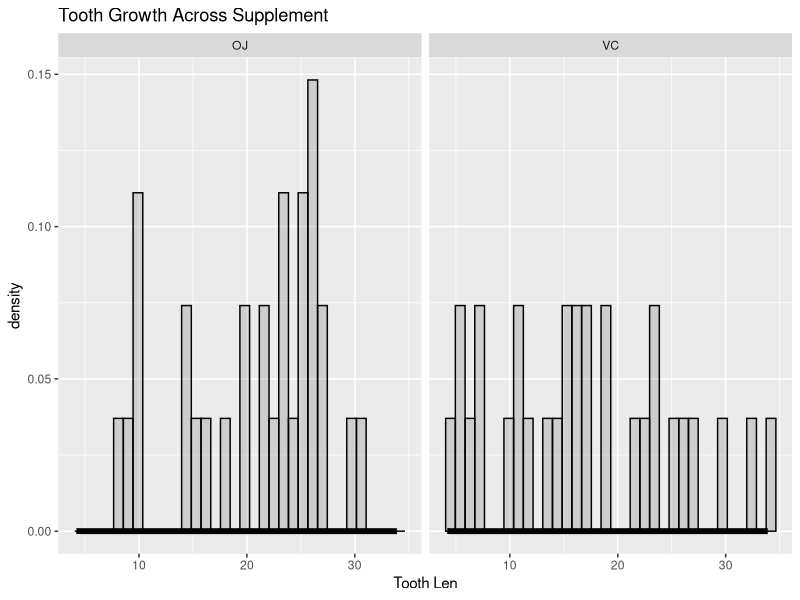
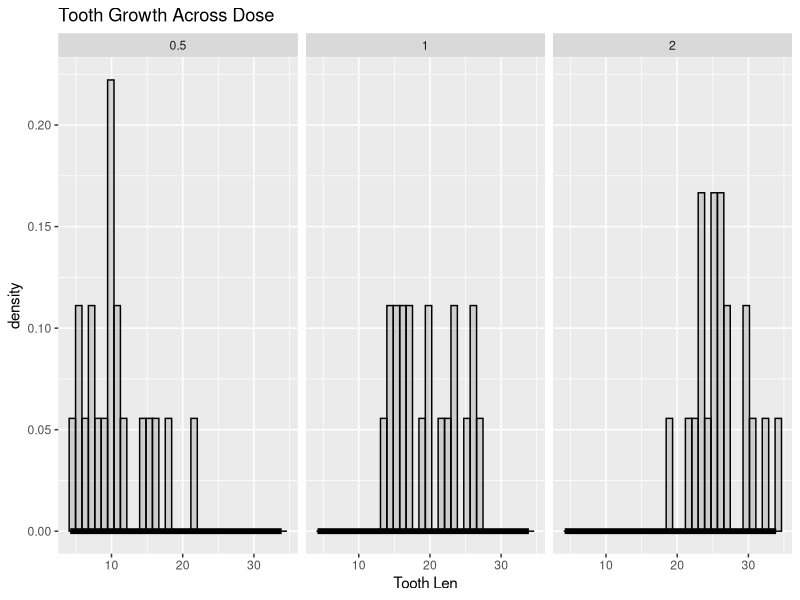
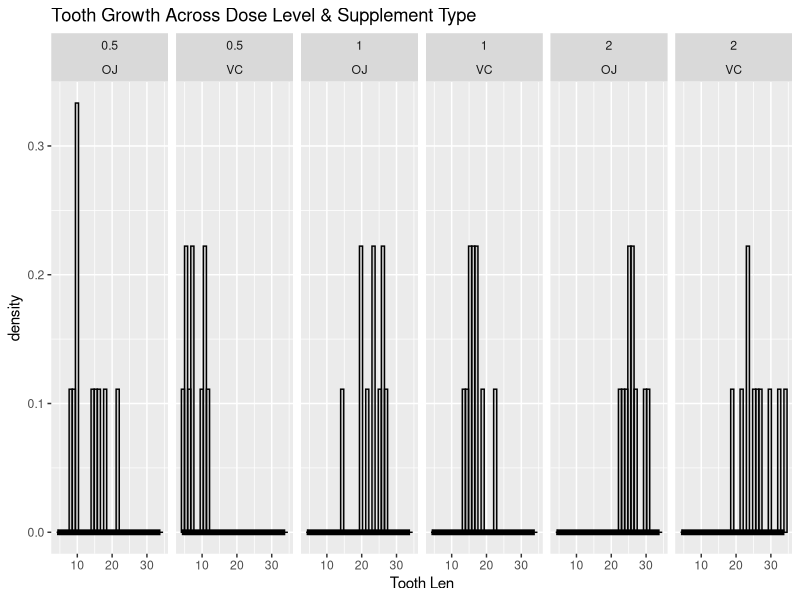

Write R code to recreate these figures, in order.
## ---- chunk 1
data(ToothGrowth)
## ---- chunk 2
summary(ToothGrowth)
## ---- chunk 3
library(ggplot2)
g <- ggplot(ToothGrowth, aes(x = len))
g <- g + labs(title = "Tooth Growth Across Supplement", x = "Tooth Len")
g <- g + geom_histogram(alpha = 0.20, binwidth = .9, colour = "black", aes(y = ..density..))
g <- g + stat_function(fun = dnorm, size = 2)
g + facet_grid(. ~ supp)
## ---- chunk 4
g <- ggplot(ToothGrowth, aes(x = len))
g <- g + labs(title = "Tooth Growth Across Dose", x = "Tooth Len")
g <- g + geom_histogram(alpha = 0.20, binwidth = .9, colour = "black", aes(y = ..density..))
g <- g + stat_function(fun = dnorm, size = 2)
g + facet_grid(. ~ dose)
## ---- chunk 5
g <- ggplot(ToothGrowth, aes(x = len))
g <- g + labs(title = "Tooth Growth Across Dose Level & Supplement Type", x = "Tooth Len")
g <- g + geom_histogram(alpha = 0.20, binwidth = .9, colour = "black", aes(y = ..density..))
g <- g + stat_function(fun = dnorm, size = 2)
g + facet_grid(. ~ dose + supp)
## ---- chunk 6
oj = subset(ToothGrowth, supp == "OJ")
vc = subset(ToothGrowth, supp == "VC")
## ---- chunk 7
# for OJ
oj_0.5 = subset(oj, dose == 0.5)
oj_1.0 = subset(oj, dose == 1.0)
oj_2.0 = subset(oj, dose == 2.0)

# for VC
vc_0.5 = subset(vc, dose == 0.5)
vc_1.0 = subset(vc, dose == 1.0)
vc_2.0 = subset(vc, dose == 2.0)
## ---- chunk 8
t.test(oj_0.5$len, vc_0.5$len, paired = FALSE, var.equal = FALSE)
t.test(oj_1.0$len, vc_1.0$len, paired = FALSE, var.equal = FALSE)
t.test(oj_2.0$len, vc_2.0$len, paired = FALSE, var.equal = FALSE)
## ---- chunk 9
library(reshape2)
hi <- dcast(ToothGrowth, supp ~ dose, fun.aggregate = mean, value.var = "len")

hi
